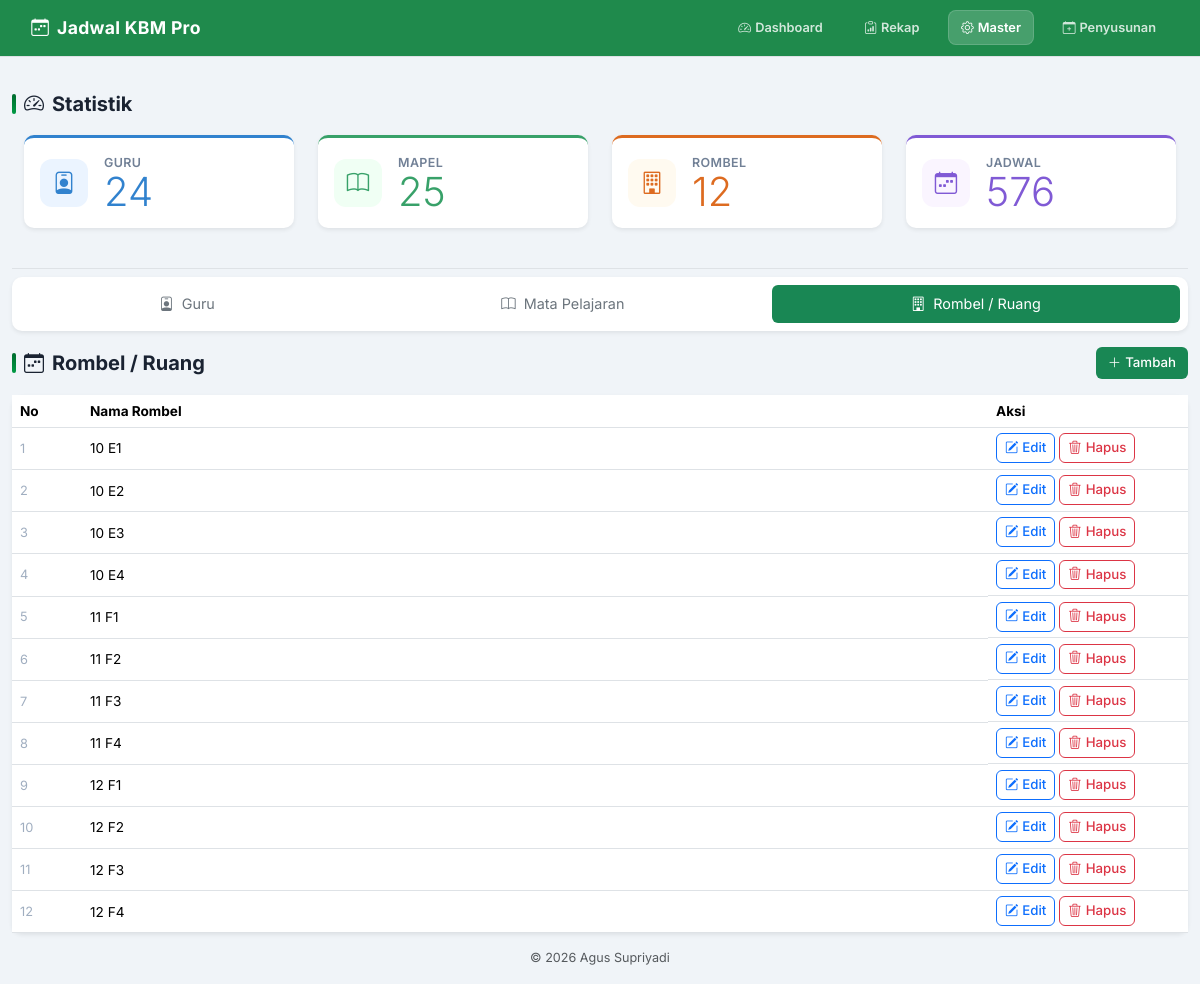
Page /master.php?type=classes on the committed database.
### tables this page shows
CREATE TABLE classes(id INTEGER PRIMARY KEY AUTOINCREMENT,name TEXT UNIQUE NOT NULL,active INTEGER DEFAULT 1);

### config/database.php (called while the page is built, shortened)
<?php
function e(?string $v): string
{
    return htmlspecialchars($v ?? '', ENT_QUOTES, 'UTF-8');
}

### master.php (the view, shortened to what this page needs)
<?php
require __DIR__ . '/config/database.php';
$pdo  = db();
$type = $_GET['type'] ?? 'teachers';
$m = [
    'teachers' => ['Guru',            ['code' => 'Kode', 'name' => 'Nama Guru', 'nip' => 'NIP'], 'bi-person-badge'],
    'subjects' => ['Mata Pelajaran',  ['code' => 'Kode', 'name' => 'Nama Mapel'],                'bi-book'],
    'classes'  => ['Rombel / Ruang',  ['name' => 'Nama Rombel'],                                  'bi-building'],
];
[$title, $fields, $icon] = $m[$type];
$editRow = null;
$rows = $pdo->query("SELECT * FROM $type ORDER BY name")->fetchAll();
require __DIR__ . '/templates/header.php';
?>
<h3 class="page-heading mx-auto pt-4" style="max-width: 1180px;"><i class="bi bi-speedometer2"></i> Statistik</h3>
<div class="row mb-4 mx-auto" style="max-width: 1180px;">
    <?php
    $cards = [
        'teachers' => ['Guru',         'bi-person-badge', '#3182ce', '#ebf4ff'],
        'subjects' => ['Mapel',        'bi-book',         '#38a169', '#f0fff4'],
        'classes'  => ['Rombel',       'bi-building',     '#dd6b20', '#fffaf0'],
        'schedules'=> ['Jadwal',       'bi-calendar-week','#805ad5', '#faf5ff'],
    ];
    foreach ($cards as $t => [$n, $icon, $color, $bg]):
        $x = $pdo->query("SELECT COUNT(*) FROM $t")->fetchColumn();
    ?>
    <div class="col-md-3 mb-3">
        <div class="card shadow-sm" style="border-top: 3px solid <?= $color ?>;">
            <div class="card-body d-flex align-items-center gap-3">
                <div style="width:48px;height:48px;border-radius:12px;background:<?= $bg ?>;
                            display:flex;align-items:center;justify-content:center;flex-shrink:0;">
                    <i class="bi <?= $icon ?>" style="font-size:1.4rem;color:<?= $color ?>;"></i>
                </div>
                <div>
                    <div style="font-size:.78rem;font-weight:600;text-transform:uppercase;
                                letter-spacing:.4px;color:#718096;"><?= $n ?></div>
                    <b class="display-6" style="color:<?= $color ?>; line-height:1;"><?= $x ?></b>
                </div>
            </div>
        </div>
    </div>
    <?php endforeach; ?>
</div>
<div class="mt-4 pt-2 border-top">
<div class="mx-auto" style="max-width: 1180px;">
    <div class="card shadow-sm mb-3">
        <div class="card-body p-2">
            <ul class="nav nav-pills nav-fill gap-2">
                <?php foreach ($m as $key => $meta): ?>
                    <?php [$label, $fieldList, $menuIcon] = $meta; ?>
                    <li class="nav-item">
                        <a class="nav-link py-2.5 <?= $type === $key ? 'active bg-success text-white' : 'text-secondary' ?>"
                           href="?type=<?= $key ?>">
                            <i class="bi <?= $menuIcon ?> me-2"></i><?= $label ?>
                        </a>
                    </li>
                <?php endforeach; ?>
            </ul>
        </div>
    </div>
    <div class="d-flex justify-content-between align-items-center mb-3">
        <h3 class="page-heading mb-0">
            <i class="bi <?= $icon ?>"></i> <?= $title ?>
        </h3>
        <a href="?type=<?= $type ?>&new=1" class="btn btn-success">
            <i class="bi bi-plus-lg me-1"></i>Tambah
        </a>
    </div>
    <div class="card shadow-sm">
        <div class="table-responsive">
            <table class="table table-sm mb-0 align-middle">
                <tr>
                    <th style="width: 70px;">No</th>
                    <?php foreach ($fields as $l): ?>
                        <th><?= $l ?></th>
                    <?php endforeach; ?>
                    <th style="width: 200px;">Aksi</th>
                </tr>
                <?php foreach ($rows as $i => $r): ?>
                    <tr <?= ($editRow && $editRow['id'] == $r['id']) ? 'class="table-warning"' : '' ?>>
                        <td style="color:#a0aec0;font-size:.8rem;"><?= $i + 1 ?></td>
                        <?php foreach ($fields as $f => $l): ?>
                            <td><?= e($r[$f]) ?></td>
                        <?php endforeach; ?>
                        <td class="d-flex gap-1 flex-wrap">
                            <a class="btn btn-sm btn-outline-primary"
                               href="?type=<?= $type ?>&edit=<?= $r['id'] ?>">
                                <i class="bi bi-pencil-square me-1"></i>Edit
                            </a>
                            <a class="btn btn-sm btn-outline-danger"
                               href="?type=<?= $type ?>&delete=<?= $r['id'] ?>"
                               onclick="return confirm('Hapus?')">
                                <i class="bi bi-trash3 me-1"></i>Hapus
                            </a>
                        </td>
                    </tr>
                <?php endforeach; ?>
            </table>
        </div>
    </div>
</div>
<?php require __DIR__ . '/templates/footer.php'; ?>

### assets/css/app.css (style rules this page uses)
*, *::before, *::after { box-sizing: border-box }
body { background: #f0f4f8; font-family: 'Inter', -apple-system, BlinkMacSystemFont, "Segoe UI", Roboto, Helvetica, Arial, sans-serif; font-size: 0.9rem; color: #1a2332; padding-top: 0; margin: 0; }
.card { border: none; border-radius: 10px; box-shadow: 0 2px 12px rgba(0, 0, 0, .07); }
.btn { border-radius: 6px; font-weight: 500; font-size: .83rem; transition: transform .12s, box-shadow .12s; }
.btn-success { background: #198754; border: none; }
.table { font-size: .85rem; }
.table td { padding: .75rem 1rem; vertical-align: middle; }
.table-sm th, .table-sm td { padding: .35rem .5rem !important; }
.page-heading { font-size: 1.25rem; font-weight: 700; color: #1a2332; margin-bottom: 1.2rem; display: flex; align-items: center; gap: .5rem; }
.page-heading::before { content: ''; display: inline-block; width: 4px; height: 1.25rem; background: linear-gradient(#006b2e, #009a44); border-radius: 2px; }

### rows in the picture
classes: name "10 E1"
classes: name "10 E2"
classes: name "10 E3"
classes: name "10 E4"
classes: name "11 F1"
classes: name "11 F2"
classes: name "11 F3"
classes: name "11 F4"
classes: name "12 F1"
classes: name "12 F2"
classes: name "12 F3"
classes: name "12 F4"

### other values in the picture
$n "GURU"
$x "24"
$n "MAPEL"
$x "25"
$n "ROMBEL"
$x "12"
$n "JADWAL"
$x "576"
$label "Guru"
$label "Mata Pelajaran"
$label "Rombel / Ruang"
$title "Rombel / Ruang"
$l "Nama Rombel"
